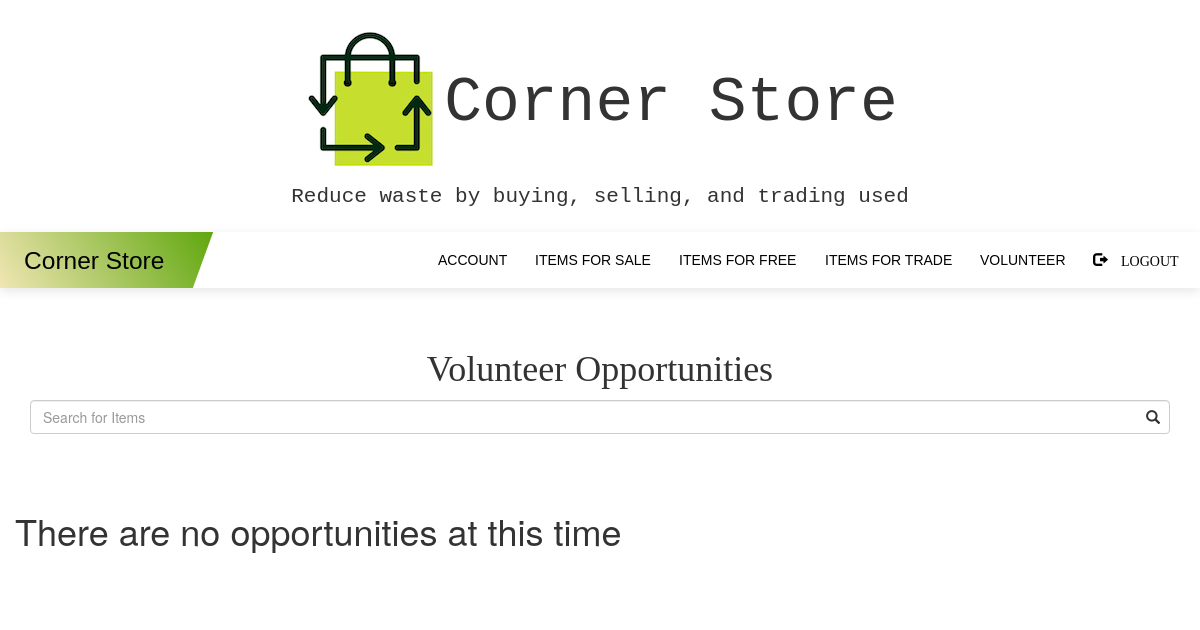
Page /vollisting on the earlier database version.
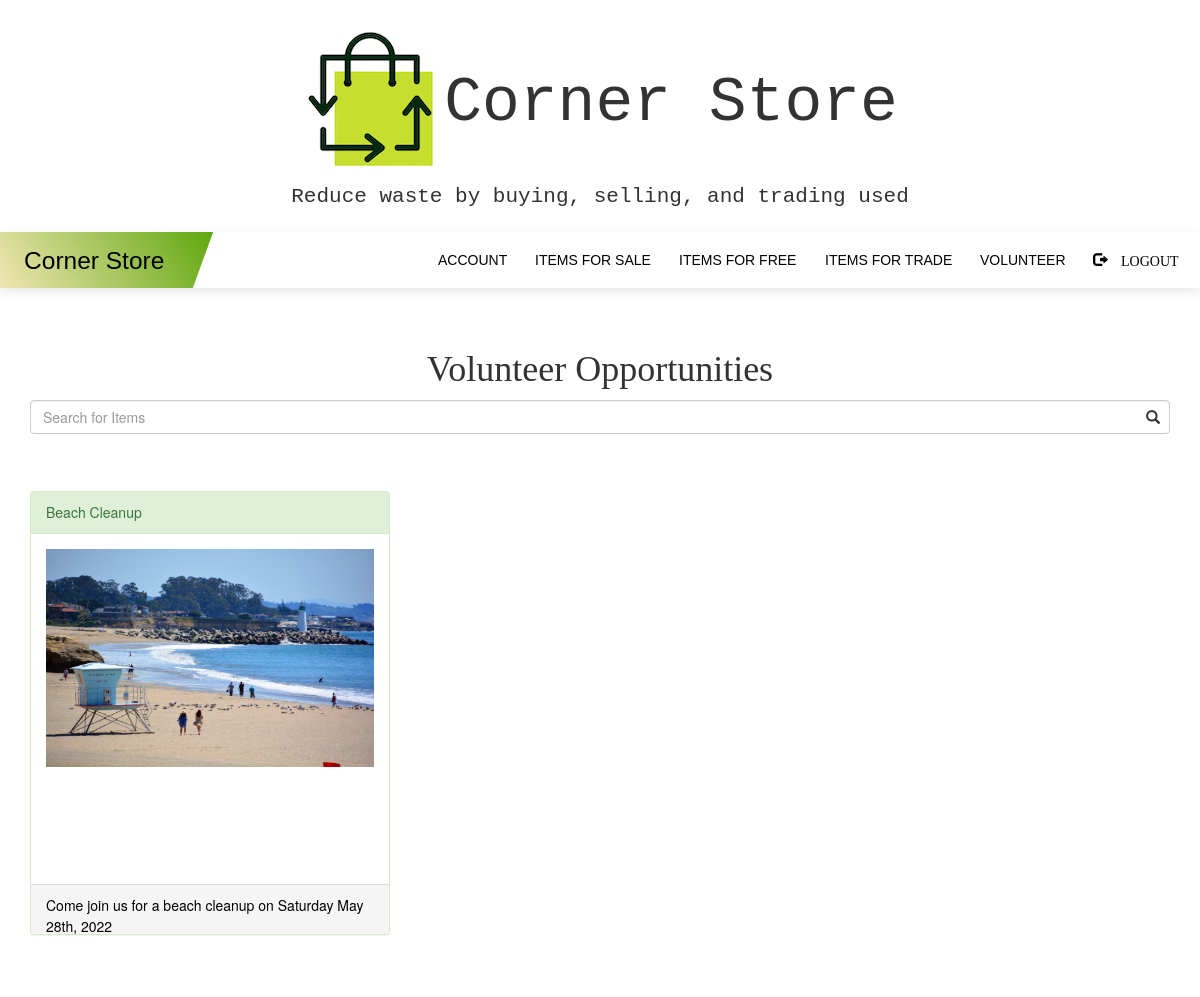
Same page on the later database version.
### myapp/models.py (models this page shows, shortened)
class Volunteer(db.Model):
    id = db.Column(db.Integer, primary_key=True)
    image_file = db.Column(db.String(20),nullable=False,default='default.jpg')
    name = db.Column(db.String(64))
    description = db.Column(db.String(512))
    location = db.Column(db.Integer)
    date = db.Column(db.DateTime, nullable=False)
    user_id = db.Column(db.Integer, db.ForeignKey('users.id'))
    vol_id = db.relationship('BeVolunteer', backref='volunteer', lazy='dynamic')

### myapp/routes.py (the view, shortened to what this page needs)
@myapp_obj.route('/vollisting', methods=['GET','POST'])
def volsearch():
	sale = Volunteer.query.all()
	title = "Volunteer Opportunities"
	good = False
	count = Volunteer.query.count()
	form = SearchForm()
	ret = []
	print(form.search.data)
	search = form.search.data
	print(search)
	return render_template('getvol.html', sale=sale, title=title, form=form, count=count, good=good)

### myapp/forms.py
class SearchForm(FlaskForm):
    search = StringField("Search Listings")
    submit = SubmitField("Submit")

### myapp/templates/getvol.html (shortened to what this page needs)
{% extends "base.html" %}
{% block content %}
<br><br>
<h1 style="text-align: center; font: monospace; font-family: Monaco"> {{ title }} </h1>
<div class = "container">
<div class = "center">
    <div class="form-group has-feedback has-search">
      <form method="POST">
        <input id = 'search' type="text" class="form-control" name = 'search' placeholder="Search for Items">
      </form>
    </div>
</div>
</div>
<br><br>
<div class="container">
<div class="row">
  {% if count > 0 %}
    {% for i in sale %}
        <div class="col-sm-4">
            <a href="/vollistings/{{i.id}}">
            <div class="panel panel-success">
                <div class="panel-heading">{{ i.name }}</div>
                <div class="panel-body" style="height:350px;"><img src="/static/listing_pics/{{i.image_file}}" class="img-responsive" style="width:100%; " alt="Image"></div>
                <div class="panel-footer" style="height:50px">{{ i.description }}</div>
            </div>
        </a>
        </div>
        {% endfor %}
        {% elif count == 0 and good == True %}
        <h1>No Opportunities matched you search</h1>
        {% else %}
        <h1>There are no opportunities at this time</h1>
        {% endif %}
</div><br><br>
</body>
{% endblock %}

### myapp/templates/base.html (shortened to what this page needs)
<!DOCTYPE html>
<html lang="en">
<html xmlns="http://www.w3.org/1999/xhtml"
      xmlns:th="http://www.thymeleaf.org">
<head>
    <link rel="stylesheet" href="https://maxcdn.bootstrapcdn.com/bootstrap/3.4.1/css/bootstrap.min.css">
    <link rel= "stylesheet" type= "text/css" href= "{{ url_for('static',filename='nav.css') }}">
</head>
<body>
<div class="jumbotron">
    <div class="container text-center">
        <h1><img src="{{url_for('static', filename='recyclebag.png')}}" alt="recycle">Corner Store</h1>
        <p>Reduce waste by buying, selling, and trading used </p>
    </div>
</div>
<nav id="nav">
    <div class="nav left">
        <span class="gradient skew"><h1 class="logo un-skew"><a href="/">Corner Store</a></h1></span>
    </div>
    <div class="nav right">
        <a href="/profile" class="nav-link"><span class="nav-link-span"><span class="u-nav">Account</span></span></a>
        <a href="/listings" class="nav-link"><span class="nav-link-span"><span class="u-nav">Items for Sale</span></span></a>
        <a href="/freelistings" class="nav-link"><span class="nav-link-span"><span class="u-nav">Items for Free</span></span></a>
        <a href="/tradelistings" class="nav-link"><span class="nav-link-span"><span class="u-nav">Items for Trade</span></span></a>
        <a href="/vollisting" class="nav-link"><span class="nav-link-span"><span class="u-nav">Volunteer</span></span></a>
        <a href="/logout" class="nav-link"><span class="nav-link-span">
          <span class="glyphicon glyphicon-log-out"> Logout</span></span></a>
    </div>
</nav>
<div>
    {% block content %}
    {% endblock %}
</body>
</html>

### myapp/static/nav.css (style rules this page uses)
html { scroll-behavior: smooth; }
body { line-height: 1.5em; padding: 0; margin: 0; }
.skew { transform: skew(-20deg); }
.un-skew { transform: skew(20deg); }
#nav { background-color: #fff; box-shadow: 0px 3px 10px rgba(0, 0, 0, 0.1); display: flex; flex-direction: column; font-family: "Saira Semi Condensed", sans-serif; height: 4em; overflow: hidden; }
.nav { display: flex; height: 4em; line-height: 4em; flex-grow: 1; }
.nav-link, .logo { padding: 0 1em; }
span.gradient { background: #ffdcbc; background: -webkit-linear-gradient(45deg, #FEECC3, #5fa70d); background: linear-gradient(45deg, #FEECC3, #5fa70d); padding: 0 1em; position: relative; right: 1em; margin-right: auto; }
h1.logo { font-weight: 300; font-size: 1.75em; line-height: 0.75em; color: #fff; }
.nav-link { text-transform: uppercase; text-align: center; border-top: 0.5px solid #ddd; }
a:link, a:visited, a:active { text-decoration: none; color: black; }
.right { display: flex; flex-direction: column; height: 100%; }
@media (min-width: 800px) { #nav { overflow: hidden; flex-direction: row; } }
@media (min-width: 800px) { .nav-link { border-top: none; } }
@media (min-width: 800px) { .right { overflow: hidden; flex-direction: row; justify-content: flex-end; position: relative; left: 1.5em; height: auto; } }
@media (min-width: 800px) { .nav-link-span { transform: skew(20deg); display: inline-block; } }
@media (min-width: 800px) { .nav-link { transform: skew(-20deg); color: #777; text-decoration: none; } }
@media (min-width: 800px) { .nav-link:last-child { padding-right: 3em; } }

### myapp/templates/base.html (style rules this page uses)
.jumbotron { margin-bottom: 0; font-family: "Monaco", "Courier New", monospace; background-color: white; padding: 10px; }
img { max-width: 100%; max-height: 100%; }

Differences in the rows shown:
added Volunteer: name "Beach Cleanup", image_file (picture), description "Come join us for a beach cleanup on Saturday May 28th, 2022"
Other differences:
text no longer shown: "There are no opportunities at this time"
